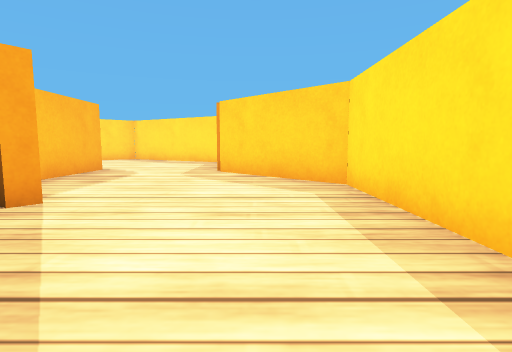
[1] (above)

14 first-person views from a walk through a Webots world. The camera is 0.04 m above the floor, tilts 6° down and sees 80° across. The floor is counted in squares, 0.05 m on a side. Each view is taken from the middle of a square. On the plan, view 1 faces up. The plan holds only what a view shows up to about 10 squares ahead; the rest is blank. The robots in the file are not drawn. Simple shapes and patterns stand in for the simulator's stock objects.

[2]
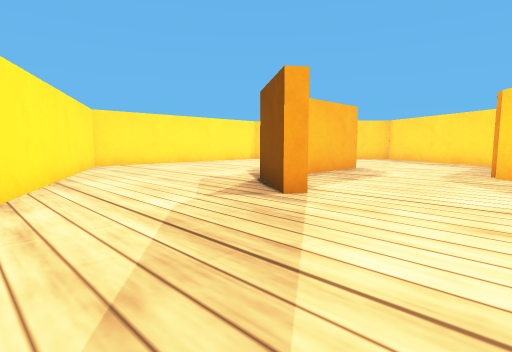

[3]
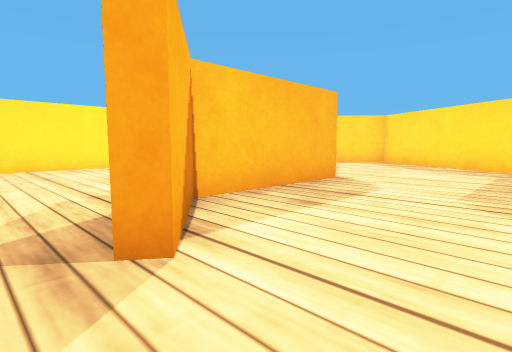

[4]
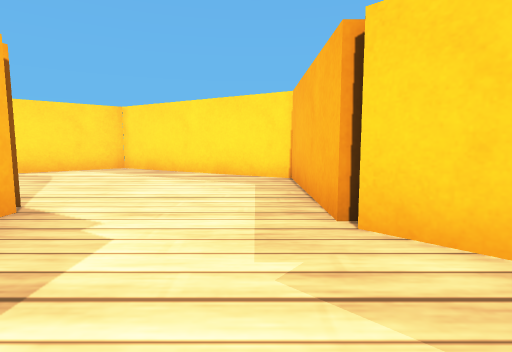

[5]
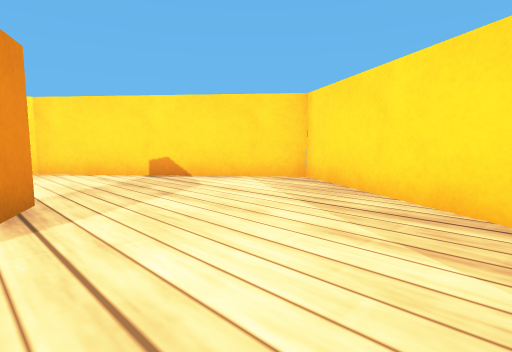

[6]
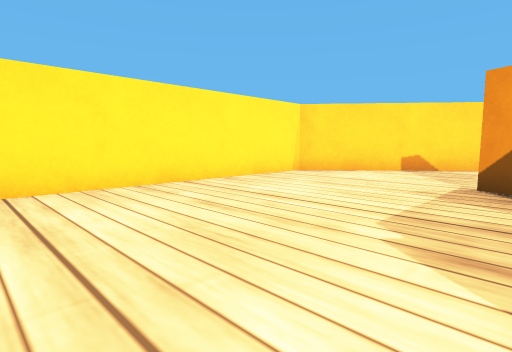

[7]
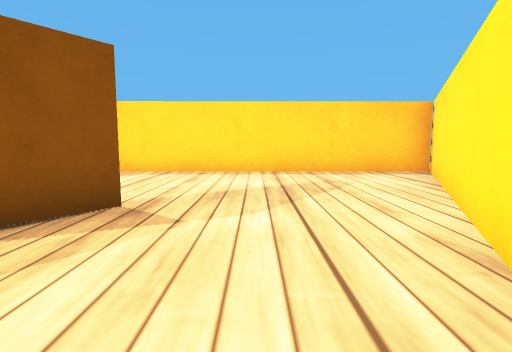

[8]
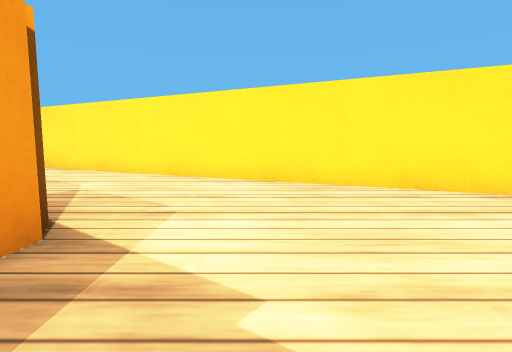

[9]
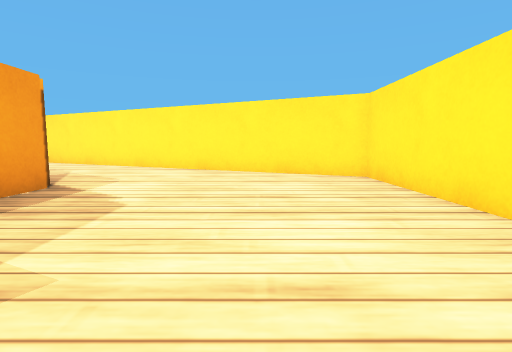

[10]
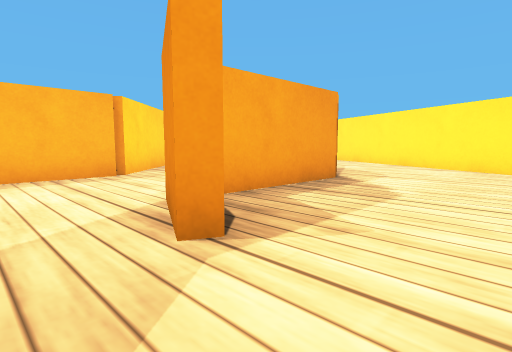

[11]
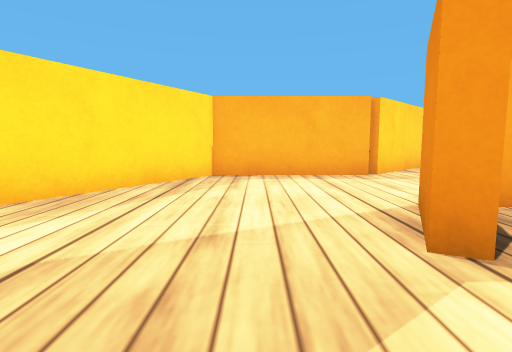

[12]
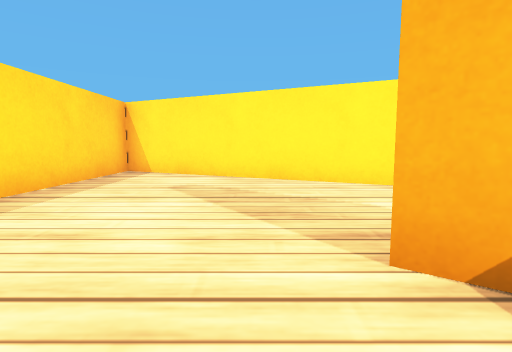

[13]
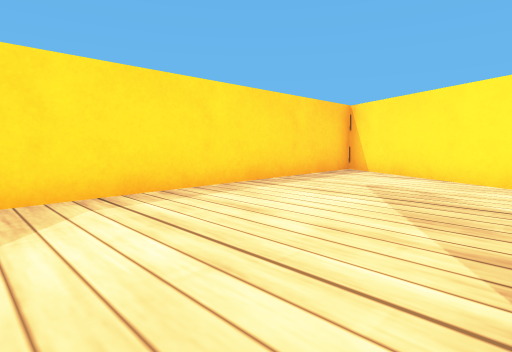

[14]
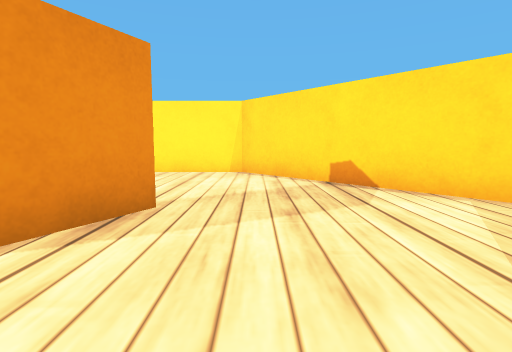

### Floor plan
Points are (right, up) in squares from view 1. A wall is a line through its corners. A room is listed if a view was taken in it or the views show most of it. See-through windows are left out.
Room 1 (views 1, 2, 3, 4, 5, 6, 7, 8, 9, 10, 11, 12, 13, 14)
walls: (-1.2, 8.9) (-1.2, 13.1) (-6.4, 16.1) (-11.7, 11.6) (-11.7, 3.6) (1.8, -3) (1.8, 6) (-1.2, 8.9); (-6.5, 10.1) (-7, 10.4) (-6.8, 10.7) (-4.8, 9.7) (-4.8, 5.5) (-2.9, 4.1) (-3.1, 3.7) (-5.2, 5.3) (-5.2, 9)

Where each view was taken, in squares from view 1:
view 1: 0 up, 0 right, facing up
view 2: 0 up, 0 right, facing up-left
view 3: 3 up, 1 left, facing up-left
view 4: 6 up, 2 left, facing up
view 5: 10 up, 2 left, facing up-left
view 6: 4 up, 6 left, facing up-left
view 7: 2 up, 7 left, facing right
view 8: 8 up, 7 left, facing down
view 9: 11 up, 9 left, facing down
view 10: 12 up, 9 left, facing down-right
view 11: 12 up, 9 left, facing right
view 12: 6 up, 2 left, facing down
view 13: 6 up, 3 left, facing down-right
view 14: 12 up, 3 left, facing left
